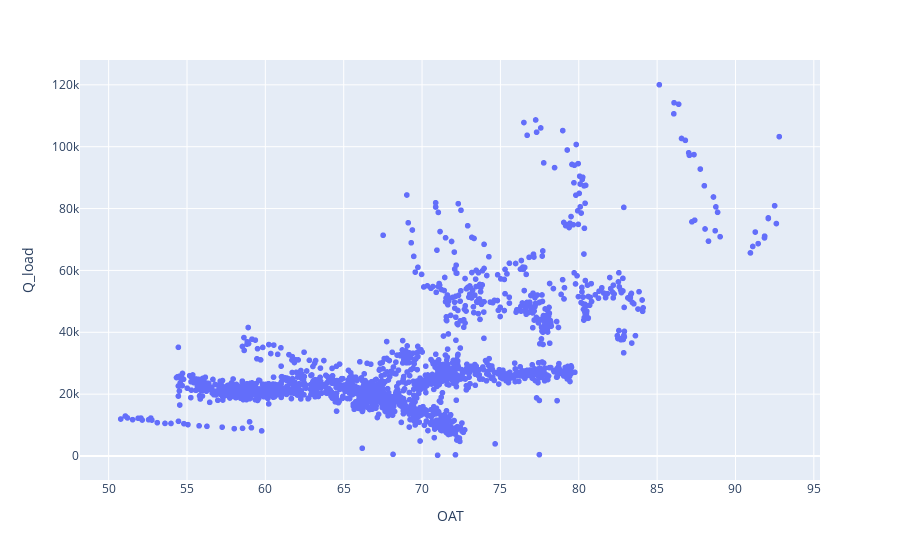

The notebook cell this image was saved under:
### Code cell
plot_df.plot.scatter(x='OAT', y='Q_load', c='DarkBlue')

### Figure 1 — Plotly figure (JSON) as saved in the notebook; plotly's stock layout.template omitted (floating-point values rounded to 4 significant figures; data arrays with more than 128 entries replaced by an {"elided": "..."} marker saying what was removed)
{"data": [{"hovertemplate": "OAT=%{x}<br>Q_load=%{y}<extra></extra>", "legendgroup": "", "marker": {"color": "#636efa", "symbol": "circle"}, "mode": "markers", "name": "", "showlegend": false, "type": "scattergl", "x": {"elided": "1932 float values"}, "xaxis": "x", "y": {"elided": "1932 float values"}, "yaxis": "y"}], "layout": {"legend": {"tracegroupgap": 0}, "margin": {"t": 60}, "xaxis": {"anchor": "y", "domain": [0, 1], "title": {"text": "OAT"}}, "yaxis": {"anchor": "x", "domain": [0, 1], "title": {"text": "Q_load"}}}}
